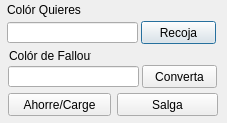
<?xml version="1.0" encoding="UTF-8"?>
<ui version="4.0">
 <class>Dialog</class>
 <widget class="QDialog" name="Dialog">
  <property name="geometry">
   <rect>
    <x>0</x>
    <y>0</y>
    <width>227</width>
    <height>123</height>
   </rect>
  </property>
  <property name="windowTitle">
   <string>Fallout NV Pip Colorizer</string>
  </property>
  <property name="windowFilePath">
   <string notr="true"/>
  </property>
  <widget class="QLabel" name="label">
   <property name="geometry">
    <rect>
     <x>7</x>
     <y>2</y>
     <width>131</width>
     <height>16</height>
    </rect>
   </property>
   <property name="text">
    <string>Colór Quieres</string>
   </property>
  </widget>
  <widget class="QPushButton" name="picker">
   <property name="geometry">
    <rect>
     <x>141</x>
     <y>21</y>
     <width>75</width>
     <height>23</height>
    </rect>
   </property>
   <property name="text">
    <string>Recoja</string>
   </property>
  </widget>
  <widget class="QLabel" name="label_2">
   <property name="geometry">
    <rect>
     <x>9</x>
     <y>48</y>
     <width>82</width>
     <height>16</height>
    </rect>
   </property>
   <property name="text">
    <string>Colór de Fallout</string>
   </property>
  </widget>
  <widget class="QPushButton" name="convert">
   <property name="geometry">
    <rect>
     <x>142</x>
     <y>65</y>
     <width>75</width>
     <height>23</height>
    </rect>
   </property>
   <property name="text">
    <string>Converta</string>
   </property>
  </widget>
  <widget class="QLineEdit" name="falloutColor">
   <property name="geometry">
    <rect>
     <x>8</x>
     <y>66</y>
     <width>131</width>
     <height>21</height>
    </rect>
   </property>
   <property name="readOnly">
    <bool>true</bool>
   </property>
  </widget>
  <widget class="QLineEdit" name="desiredColor">
   <property name="geometry">
    <rect>
     <x>7</x>
     <y>22</y>
     <width>131</width>
     <height>21</height>
    </rect>
   </property>
  </widget>
  <widget class="QPushButton" name="write">
   <property name="geometry">
    <rect>
     <x>8</x>
     <y>93</y>
     <width>103</width>
     <height>23</height>
    </rect>
   </property>
   <property name="text">
    <string>Ahorre/Carge</string>
   </property>
  </widget>
  <widget class="QPushButton" name="gtfo">
   <property name="geometry">
    <rect>
     <x>117</x>
     <y>93</y>
     <width>101</width>
     <height>23</height>
    </rect>
   </property>
   <property name="text">
    <string>Salga</string>
   </property>
  </widget>
 </widget>
 <resources/>
 <connections/>
</ui>
